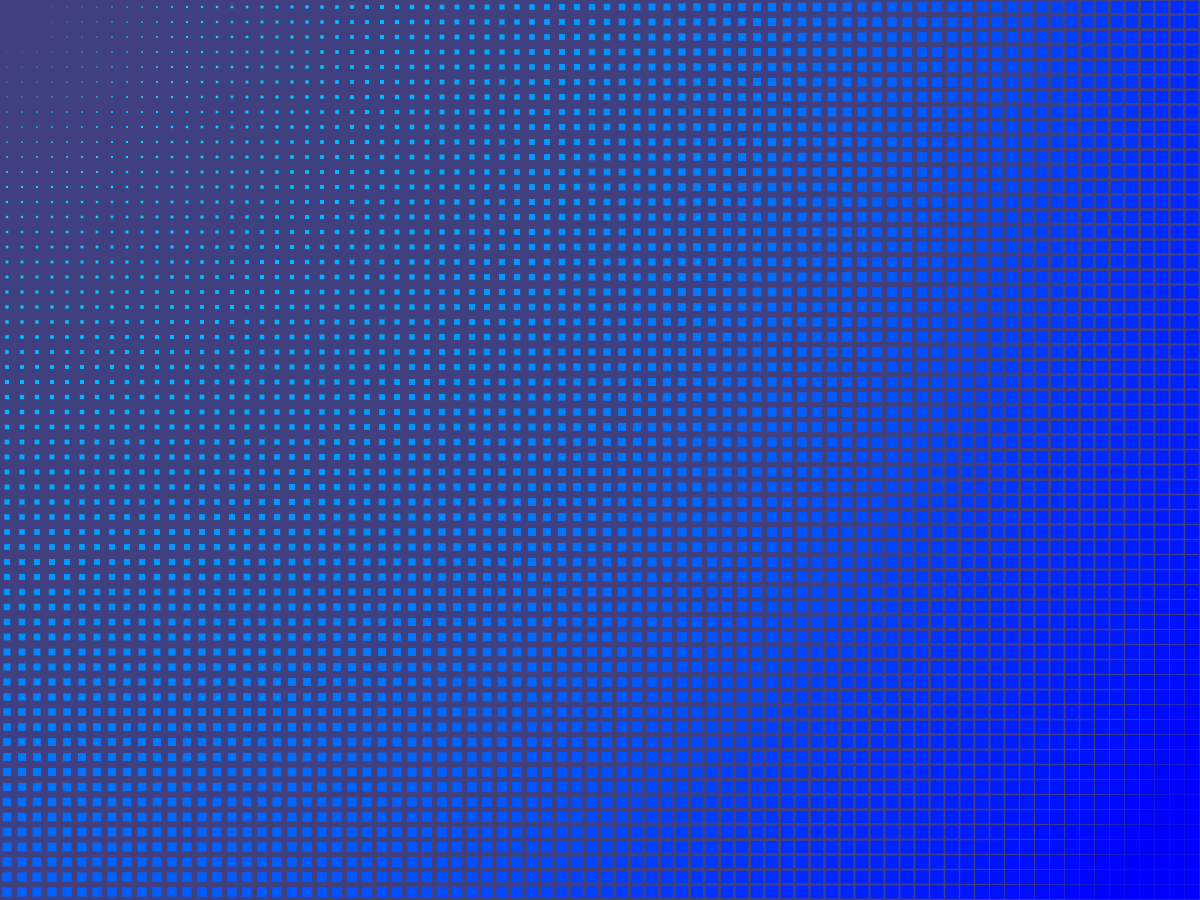
Frame 1 (no input)
Frame 60 (the mouse pressed at the canvas centre just before this capture): identical to frame 1, image omitted
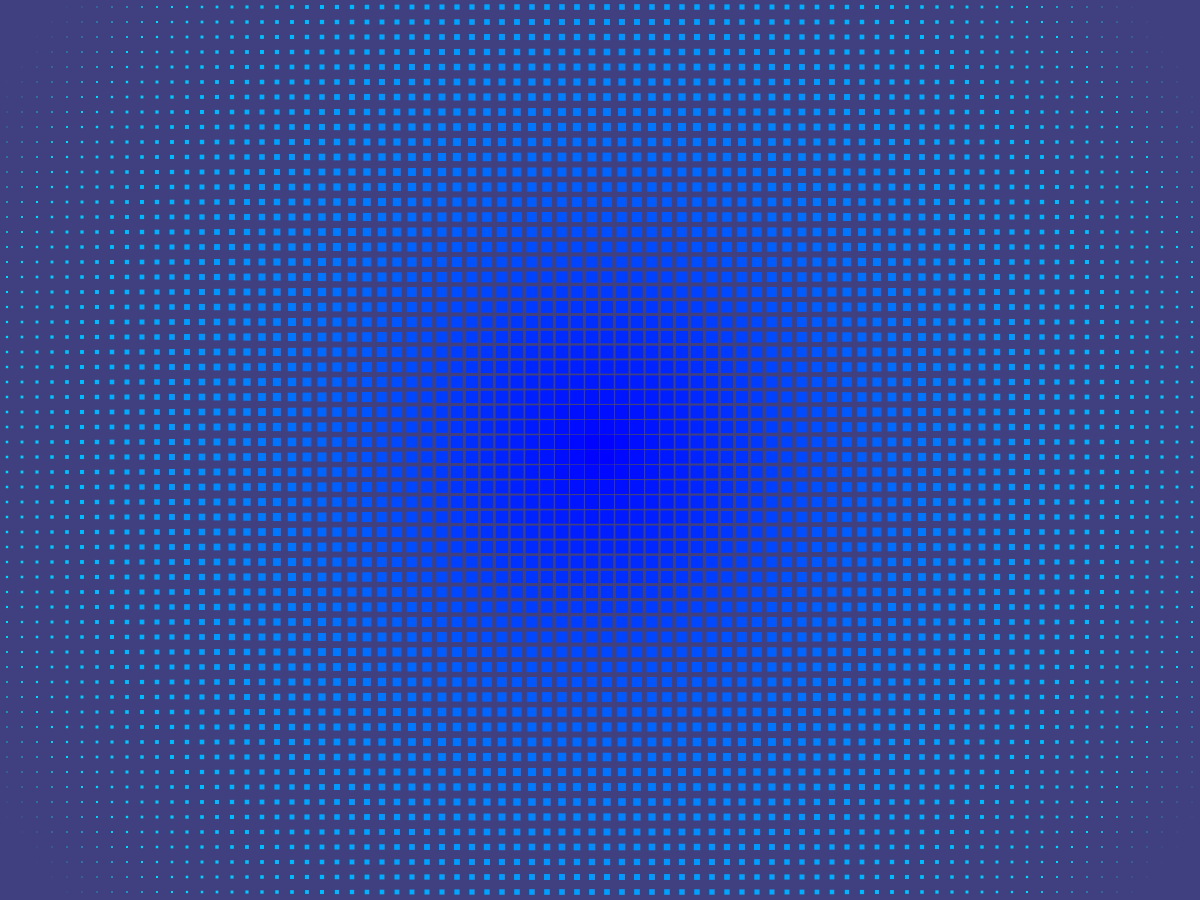
Frame 120 (the mouse held since frame 60 and released just before this capture)

The Processing sketch that drew these frames (run headless with seeded random() and noise(); from frame 60 on, the mouse is pressed at the canvas centre):

// Processing sketch: processing_84489
// ── processing_84489.pde

/* 
cellGrid - a Processing sketch by Chris Mealing
January 4, 2013

a cell grid, written as a 2D array with gradient color,
color and cell size vary with mouse position.
click to reverse pattern.
*/

// nominal cell width and height, num cols and rows
// this set give a 1200x900 grid
int cellW = 15;  
int cellH = 15;
int cols = 80;
int rows = 60;
// base colors for the grdient and background
color clrA = color(0, 255, 255);
color clrB = color(0, 0, 255);  
color clrBkgd = color(64, 64, 128);
// limits, so the gradients can be reversed with mouse press
float limitA = 0;  
float limitB = 1;
// 2D array to hold cells
Cell[][] cells = new Cell[rows][cols];


void setup() {
  /*  
  should use dynamic setting as below, but doesn't work for Javascript
  web upload.
    
  size(cols*cellW, rows*cellH);
  
  */
  size(1200, 900); 
  rectMode(CENTER);
  for (int i=0; i < rows; i++) {
    for (int j=0; j < cols; j++) {
      int x = cellW/2 + j * cellW;
      int y = cellH/2 + i * cellH;
      cells[i][j] = new Cell(x, y, cellW, cellH);
    }
  }
}


void draw() {
  background(clrBkgd);
  noStroke();
  // set target point at mouse location (so point is stable for following calcs)
  Point tgt = new Point(mouseX, mouseY);  // could've just used a local x, y
  // find distance to furthest corner, as bsis for scaling
  float maxDist = 0.95 * maxDistance(tgt);  //scaled slightly so it looks better
  // iterate each cell
  for (int i=0; i < rows; i++) {
    for (int j=0; j < cols; j++) {
      // calculate distance from cell to target point
      float tgtDist = dist(tgt.x, tgt.y, cells[i][j].x, cells[i][j].y);
      // scale color based on distance - use lerpColor() not map()!
      color fillClr = lerpColor(clrA, clrB, constrain(map(tgtDist, 0, maxDist, limitA, limitB), 0, 1));
      // scale cell fill size
      float fillSize = constrain(map(tgtDist, 0, maxDist, limitA, limitB), 0, 1);
      // display cells
      cells[i][j].fillCell(fillClr, fillSize, fillSize);
    }
  }
}



// function to find distance to furthest window corner
float maxDistance(Point pt) {
  float a = max(pt.x, width - pt.x);
  float b = max(pt.y, height - pt.y);
  return sqrt(sq(a) + sq(b));  
}


// funtion to reverse size and color gradient whe mouse pressed
void mousePressed() {
  limitA = -limitA + 1;
  limitB = -limitB + 1;
}



  
// a simple point class
class Point {
  int x, y;  // point coordinates
  
  Point(int x_, int y_) {
    x = x_;
    y = y_;
  }
}


// a simple Cell class
class Cell {
  float x, y;  // cell centerpoint
  float w, h;  // cell width and height (often the same)
  
  Cell(float x_, float y_, float w_, float h_) {
    x = x_;
    y = y_;
    w = w_;
    h = h_;
  }
  
  // method to partially fill cell
  void fillCell(color clr, float fillW, float fillH) {
    fill(clr);
    rect(x, y, fillW * w, fillH * h);
  }
}
